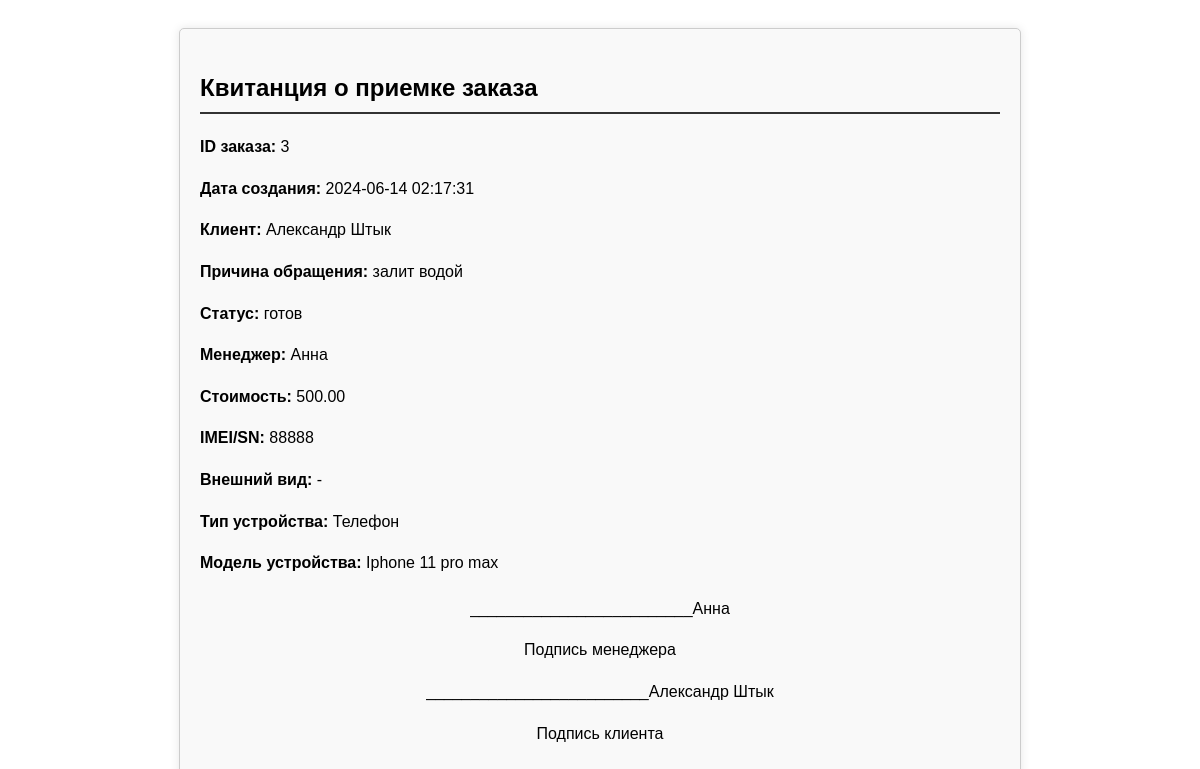
/receipt.php?order_id=3, run on the app's committed database.
### tables this page shows
CREATE TABLE `orders` (
  `id` int(11) NOT NULL,
  `client_first_name` varchar(255) NOT NULL,
  `client_last_name` varchar(255) NOT NULL,
  `client_phone` varchar(20) NOT NULL,
  `manager` varchar(255) NOT NULL,
  `technician` varchar(255) NOT NULL,
  `cost` decimal(10,2) NOT NULL,
  `reason` text NOT NULL,
  `imei_sn` varchar(50) NOT NULL,
  `appearance` text NOT NULL,
  `device_type` int(11) DEFAULT NULL,
  `device_model` int(11) DEFAULT NULL,
  `status` varchar(50) DEFAULT 'новый',
  `creation_date` timestamp NULL DEFAULT CURRENT_TIMESTAMP
);

CREATE TABLE `device_types` (
  `id` int(11) NOT NULL,
  `type_name` varchar(255) NOT NULL
);

CREATE TABLE `device_models` (
  `id` int(11) NOT NULL,
  `device_type_id` int(11) NOT NULL,
  `model_name` varchar(255) NOT NULL
);

### receipt.php (the view, shortened to what this page needs)
<?php
include 'includes/db.php';
if (isset($_GET['order_id'])) {
    $order_id = intval($_GET['order_id']);
    $sqlOrder = "SELECT o.*, dt.type_name AS device_type_name, dm.model_name AS device_model_name
                 FROM orders o
                 LEFT JOIN device_types dt ON o.device_type = dt.id
                 LEFT JOIN device_models dm ON o.device_model = dm.id
                 WHERE o.id = $order_id";
    $resultOrder = $conn->query($sqlOrder);
    if ($resultOrder && $resultOrder->num_rows > 0) {
        $rowOrder = $resultOrder->fetch_assoc();
        echo <<<HTML
<!DOCTYPE html>
<html lang="ru">
<head>
    <meta charset="UTF-8">
    <title>Квитанция о приемке заказа</title>
    <style>
        body {
            font-family: Arial, sans-serif;
            line-height: 1.6;
            padding: 20px;
        }
        .container {
            max-width: 800px;
            margin: 0 auto;
            background: #f9f9f9;
            padding: 20px;
            border: 1px solid #ccc;
            border-radius: 5px;
            box-shadow: 0 0 10px rgba(0,0,0,0.1);
        }
        h2 {
            border-bottom: 2px solid #333;
            padding-bottom: 5px;
        }
        .signature {
            margin-top: 20px;
            text-align: center;
        }
    </style>
</head>
<body>
    <div class="container">
        <h2>Квитанция о приемке заказа</h2>
        <p><strong>ID заказа:</strong> {$rowOrder['id']}</p>
        <p><strong>Дата создания:</strong> {$rowOrder['creation_date']}</p>
        <p><strong>Клиент:</strong> {$rowOrder['client_first_name']} {$rowOrder['client_last_name']}</p>
        <p><strong>Причина обращения:</strong> {$rowOrder['reason']}</p>
        <p><strong>Статус:</strong> {$rowOrder['status']}</p>
        <p><strong>Менеджер:</strong> {$rowOrder['manager']}</p>
        <p><strong>Стоимость:</strong> {$rowOrder['cost']}</p>
        <p><strong>IMEI/SN:</strong> {$rowOrder['imei_sn']}</p>
        <p><strong>Внешний вид:</strong> {$rowOrder['appearance']}</p>
        <p><strong>Тип устройства:</strong> {$rowOrder['device_type_name']}</p>
        <p><strong>Модель устройства:</strong> {$rowOrder['device_model_name']}</p>
        <div class="signature">
            <p>_________________________{$rowOrder['manager']}</p>
            <p>Подпись менеджера</p>
            <p>_________________________{$rowOrder['client_first_name']} {$rowOrder['client_last_name']}</p>
            <p>Подпись клиента</p>
        </div>
    </div>
</body>
</html>
HTML;
    } else {
        echo "<p>Заказ с указанным ID не найден.</p>";
    }
} else {
    echo "<p>Не указан ID заказа для печати информации о приемке.</p>";
}
?>

### receipt.php (style rules this page uses)
body { font-family: Arial, sans-serif; line-height: 1.6; padding: 20px; }
.container { max-width: 800px; margin: 0 auto; background: #f9f9f9; padding: 20px; border: 1px solid #ccc; border-radius: 5px; box-shadow: 0 0 10px rgba(0,0,0,0.1); }
h2 { border-bottom: 2px solid #333; padding-bottom: 5px; }
.signature { margin-top: 20px; text-align: center; }

### data on the page
orders: id "3", creation_date "2024-06-14 02:17:31", client_first_name "Александр", client_last_name "Штык", reason "залит водой", status "готов", manager "Анна", cost "500.00", imei_sn "88888", appearance "-", device_types.type_name "Телефон", device_models.model_name "Iphone 11 pro max"
